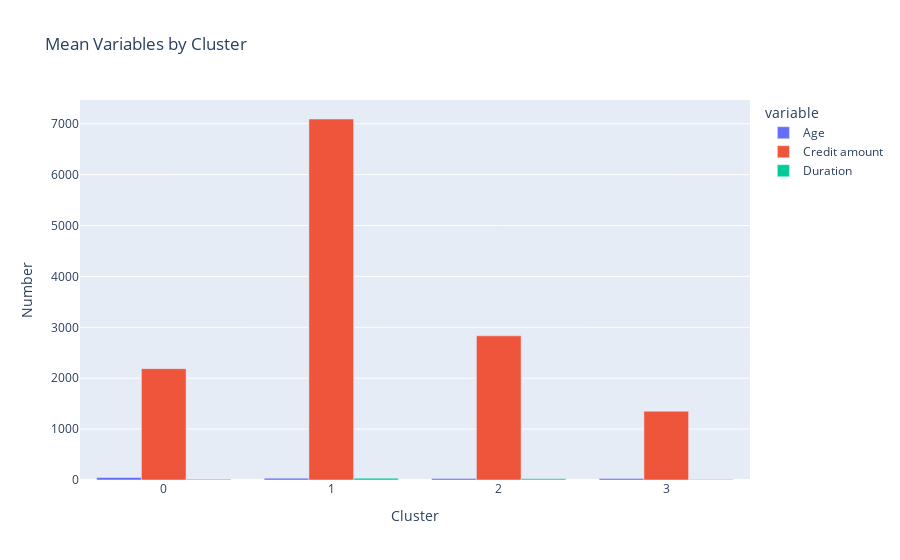

Notebook code for this chart:
### Code cell
# Create side-by-side bar chart of `xgb`
fig = px.bar(
    xgb,
    barmode="group",
    title="Mean Variables by Cluster"
)

fig.update_layout(xaxis_title="Cluster", yaxis_title="Number")
fig.show()

### Figure 1 — Plotly figure (JSON) as saved in the notebook; plotly's stock layout.template omitted (floating-point values rounded to 4 significant figures)
{"data": [{"alignmentgroup": "True", "hovertemplate": "variable=Age<br>Cluster=%{x}<br>value=%{y}<extra></extra>", "legendgroup": "Age", "marker": {"color": "#636efa", "pattern": {"shape": ""}}, "name": "Age", "offsetgroup": "Age", "orientation": "v", "showlegend": true, "textposition": "auto", "type": "bar", "x": [0, 1, 2, 3], "xaxis": "x", "y": [50.2, 36.7, 28.6, 29.1], "yaxis": "y"}, {"alignmentgroup": "True", "hovertemplate": "variable=Credit amount<br>Cluster=%{x}<br>value=%{y}<extra></extra>", "legendgroup": "Credit amount", "marker": {"color": "#EF553B", "pattern": {"shape": ""}}, "name": "Credit amount", "offsetgroup": "Credit amount", "orientation": "v", "showlegend": true, "textposition": "auto", "type": "bar", "x": [0, 1, 2, 3], "xaxis": "x", "y": [2188.0, 7093.0, 2833.0, 1351], "yaxis": "y"}, {"alignmentgroup": "True", "hovertemplate": "variable=Duration<br>Cluster=%{x}<br>value=%{y}<extra></extra>", "legendgroup": "Duration", "marker": {"color": "#00cc96", "pattern": {"shape": ""}}, "name": "Duration", "offsetgroup": "Duration", "orientation": "v", "showlegend": true, "textposition": "auto", "type": "bar", "x": [0, 1, 2, 3], "xaxis": "x", "y": [14.8, 36.8, 22.3, 10.5], "yaxis": "y"}], "layout": {"barmode": "group", "legend": {"title": {"text": "variable"}, "tracegroupgap": 0}, "title": {"text": "Mean Variables by Cluster"}, "xaxis": {"anchor": "y", "domain": [0, 1], "title": {"text": "Cluster"}}, "yaxis": {"anchor": "x", "domain": [0, 1], "title": {"text": "Number"}}}}
